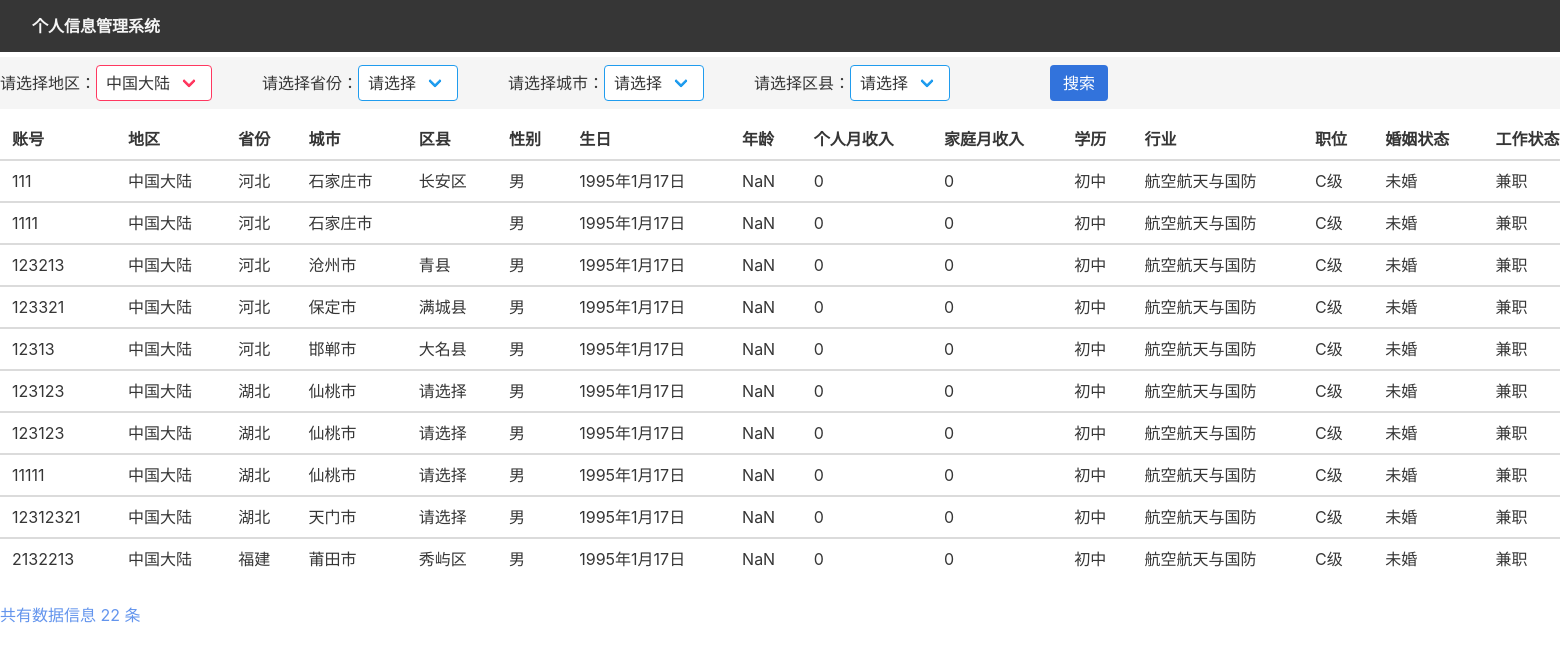
Page /?&page=2 (signed in) on the committed database.
### account_list/models.py (models this page shows)
class Accounts(models.Model):
    id = models.AutoField(primary_key=True)
    account = models.CharField(max_length=40)
    area = models.CharField(max_length=10)
    province = models.CharField(max_length=10)
    city = models.CharField(max_length=10)
    county = models.CharField(max_length=10)
    sex = models.CharField(max_length=5)
    age = models.IntegerField()
    birthday = models.CharField(max_length=30)
    edu = models.CharField(max_length=10)
    trade = models.CharField(max_length=30)
    position = models.CharField(max_length=10)
    marriage =models.CharField(max_length=10)
    working = models.CharField(max_length=10)
    child = models.IntegerField()
    child_age = models.IntegerField()
    child_birthday = models.CharField(max_length=30)
    zip_code = models.CharField(max_length=10)
    create_time = models.DateTimeField(auto_now_add=True)
    user = models.CharField(max_length=30)
    personal_monthly_income = models.CharField(max_length=20)
    family_monthly_income = models.CharField(max_length=20)
    hide_time = models.DateField(auto_now_add=True)
    class Meta:
        ordering = ['-id']

### account_list/views.py (the view)
# urls.py: 2. Add a URL to urlpatterns:  path('', views.home, name='home')
@login_required
def home(request):
    user = request.user
    display_all = Accounts.objects.filter(user=user)
    display_page = Paginator(display_all,10)
    page_num = request.GET.get('page',1)
    page_list = display_page.get_page(page_num)
    current_page = page_list.number
    pages = display_page.num_pages
    page_of_pages = display_page.page_range
    count = display_all.count()
    page_data =dict()
    page_data['page_list'] = page_list
    page_data['page'] = page_list.object_list
    page_data['count'] =count
    return render(request,'display_list.html',page_data)

### account_list/templates/display_list.html (shortened to what this page needs)
{% extends 'bast.html' %}
    {% block basic_info %}
        {% include 'choose.html' %}
    {% endblock basic_info %}
{% block display_list %}
<div>
<table class="table is-fullwidth" style="margin-top: 10px;">
  <thead>
    <tr>
      <th>账号</th>
      <th>地区</th>
      <th>省份</th>
      <th>城市</th>
      <th>区县</th>
      <th>性别</th>
      <th>生日</th>
      <th>年龄</th>
      <th>个人月收入</th>
      <th>家庭月收入</th>
      <th>学历</th>
      <th>行业</th>
      <th>职位</th>
      <th>婚姻状态</th>
      <th>工作状态</th>
    </tr>
  </thead>
  <tfoot>
  {% for ss in page %}
    <tr >
      <td>{{ss.account}}</td>
      <td>{{ss.area}}</td>
      <td>{{ss.province}}</td>
      <td>{{ss.city}}</td>
      <td>{{ss.county}}</td>
      <td>{{ss.sex}}</td>
      <td>{{ss.birthday}}</td>
      <td id="age" name="age">{{ss.age}}</td>
      <td>{{ss.personal_monthly_income}}</td>
      <td>{{ss.family_monthly_income}}</td>
      <td>{{ss.edu}}</td>
      <td>{{ss.trade}}</td>
      <td>{{ss.position}}</td>
      <td>{{ss.marriage}}</td>
      <td>{{ss.working}}</td>
    </tr>
  {% endfor %}
  </tfoot>
</table>
<div>
    <span style="color: cornflowerblue;">共有数据信息 {{count}} 条</span>
  <nav class="pagination" role="navigation" aria-label="pagination">
</nav>
</div>
{% endblock display_list %}

### account_list/templates/bast.html (shortened to what this page needs)
<!DOCTYPE html>
<html lang="en">
<head>
    <link rel="stylesheet" href="/static/css/bulma.min.css">
</head>
<body style="width: 1850px; margin: auto;" >
        <nav class="navbar is-dark" role="navigation" aria-label="main navigation">
            <div class="navbar-brand">
                <a class="navbar-item" href="/" style="margin-left: 20px;">
                    <strong >个人信息管理系统</strong>
                </a>
            </div>
        </nav>
        {% block basic_info %}
        {% endblock basic_info %}
        {% block display_list %}
        {% endblock display_list %}
</body>
</html>

### account_list/templates/choose.html
<form action="{% url '搜索' %}" method="GET">
<nav class="level navbar is-light" style="margin-top: 5px;">
    <div class="level-item level-left ">
        请选择地区：
        <div class="select is-danger" style="margin-right: 50px;">
            <select id="area" name="area">
                <option>中国大陆</option>
            </select>
        </div>
        请选择省份：
        <div class="select is-info" style="margin-right: 50px;">
                <select id="province" name="province">
                </select>
        </div>
        请选择城市：
        <div class="select is-info" style="margin-right: 50px;">
                <select id="city" name="city">
                </select>
        </div>
        请选择区县：
        <div class="select is-info" style="margin-right: 100px;">
                <select id="county" name="county">
                </select>
        </div>
        <div class="buttons"><input class="button is-link" type="submit" value="搜索"></div>
    </div>
 </nav>
</form>

### rows in the picture
Accounts: account "111", area "中国大陆", province "河北", city "石家庄市", county "长安区", sex "男", birthday "1995年1月17日", personal_monthly_income "0", family_monthly_income "0", edu "初中", trade "航空航天与国防", position "C级", marriage "未婚", working "兼职"
Accounts: account "1111", area "中国大陆", province "河北", city "石家庄市", sex "男", birthday "1995年1月17日", personal_monthly_income "0", family_monthly_income "0", edu "初中", trade "航空航天与国防", position "C级", marriage "未婚", working "兼职"
Accounts: account "123213", area "中国大陆", province "河北", city "沧州市", county "青县", sex "男", birthday "1995年1月17日", personal_monthly_income "0", family_monthly_income "0", edu "初中", trade "航空航天与国防", position "C级", marriage "未婚", working "兼职"
Accounts: account "123321", area "中国大陆", province "河北", city "保定市", county "满城县", sex "男", birthday "1995年1月17日", personal_monthly_income "0", family_monthly_income "0", edu "初中", trade "航空航天与国防", position "C级", marriage "未婚", working "兼职"
Accounts: account "12313", area "中国大陆", province "河北", city "邯郸市", county "大名县", sex "男", birthday "1995年1月17日", personal_monthly_income "0", family_monthly_income "0", edu "初中", trade "航空航天与国防", position "C级", marriage "未婚", working "兼职"
Accounts: account "123123", area "中国大陆", province "湖北", city "仙桃市", county "请选择", sex "男", birthday "1995年1月17日", personal_monthly_income "0", family_monthly_income "0", edu "初中", trade "航空航天与国防", position "C级", marriage "未婚", working "兼职"
Accounts: account "123123", area "中国大陆", province "湖北", city "仙桃市", county "请选择", sex "男", birthday "1995年1月17日", personal_monthly_income "0", family_monthly_income "0", edu "初中", trade "航空航天与国防", position "C级", marriage "未婚", working "兼职"
Accounts: account "11111", area "中国大陆", province "湖北", city "仙桃市", county "请选择", sex "男", birthday "1995年1月17日", personal_monthly_income "0", family_monthly_income "0", edu "初中", trade "航空航天与国防", position "C级", marriage "未婚", working "兼职"
Accounts: account "12312321", area "中国大陆", province "湖北", city "天门市", county "请选择", sex "男", birthday "1995年1月17日", personal_monthly_income "0", family_monthly_income "0", edu "初中", trade "航空航天与国防", position "C级", marriage "未婚", working "兼职"
Accounts: account "2132213", area "中国大陆", province "福建", city "莆田市", county "秀屿区", sex "男", birthday "1995年1月17日", personal_monthly_income "0", family_monthly_income "0", edu "初中", trade "航空航天与国防", position "C级", marriage "未婚", working "兼职"

### other values in the picture
{{ count }} "22"
